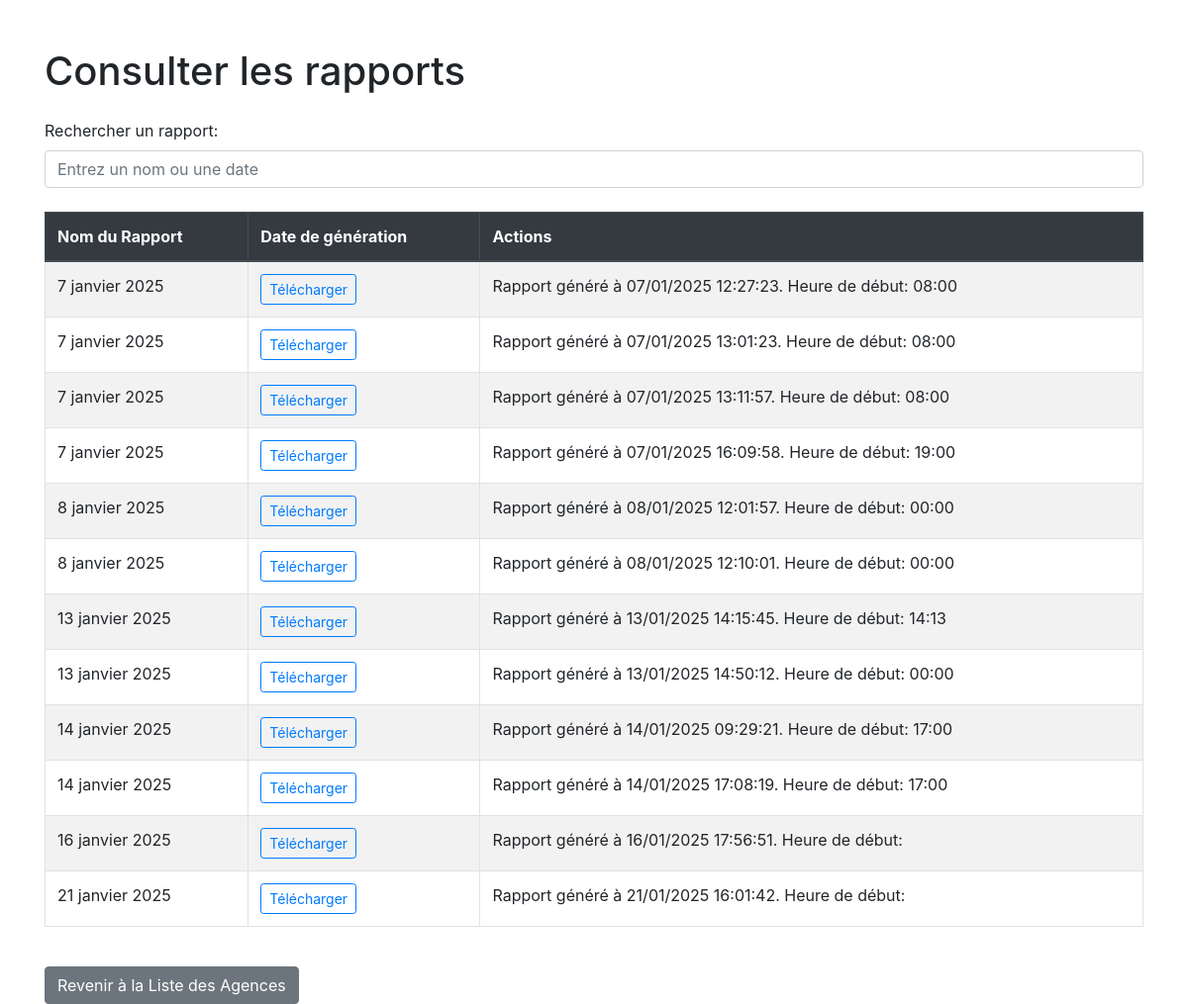
/agences/consulter_rapports, run on an earlier commit of the app's database.
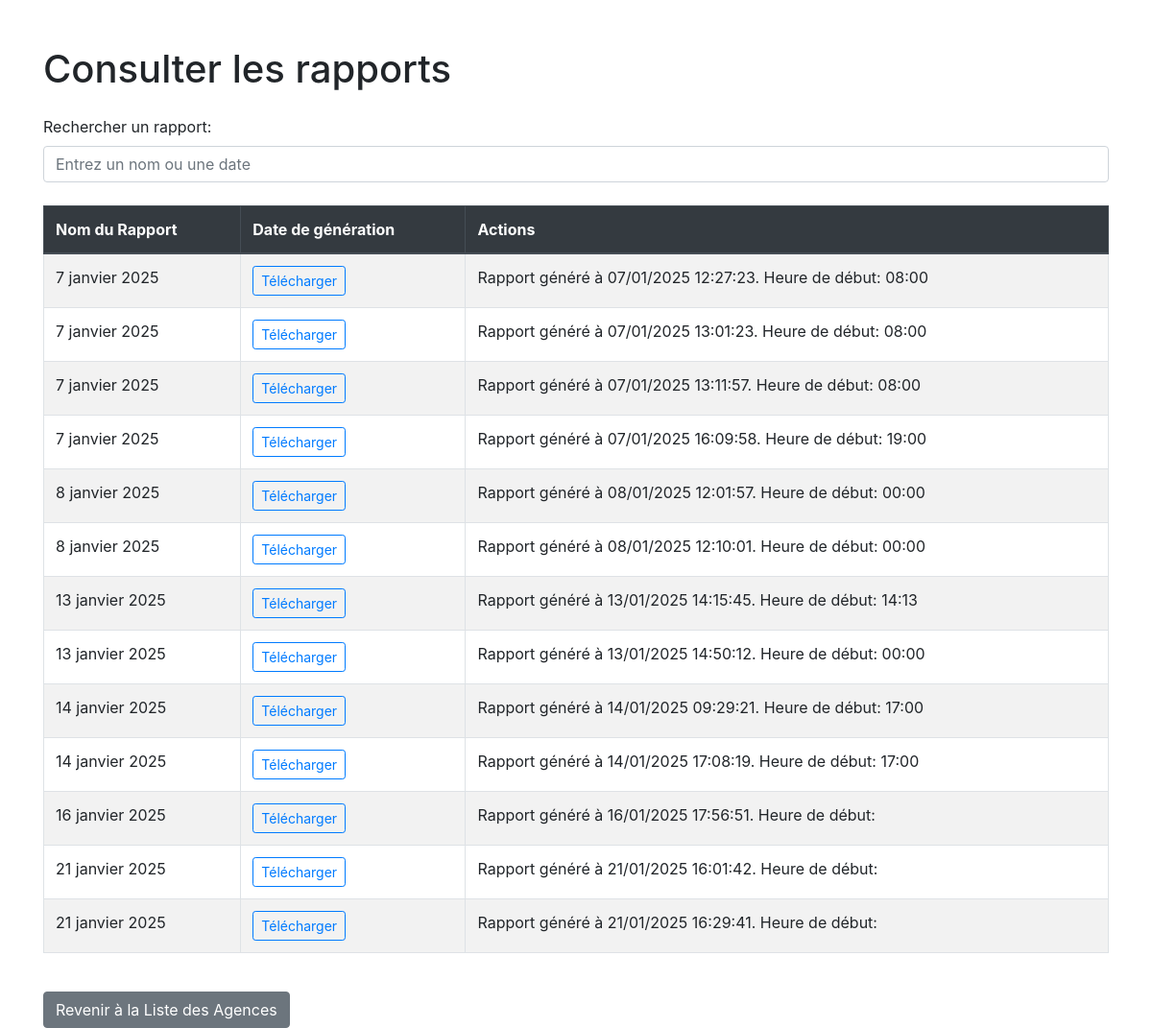
And on a later commit of the database.
### cloture/models.py (models this page shows, shortened)
class RapportAgence(models.Model):
    date = models.DateField()
    fichier_pdf = models.FileField(upload_to='rapports/', null=True, blank=True)
    observations = models.TextField(null=True, blank=True)

### cloture/views.py (the view)
# urls.py: path('agences/consulter_rapports', views.consulter_rapports, name='liste_rapports'),
def consulter_rapports(request):
    rapports = RapportAgence.objects.all()
    return render(request, 'cloture/consulter_rapports.html', {'rapports': rapports})

### cloture/templates/cloture/consulter_rapports.html (shortened to what this page needs)
<!DOCTYPE html>
<html lang="fr">
<head>
    <link href="https://stackpath.bootstrapcdn.com/bootstrap/4.5.2/css/bootstrap.min.css" rel="stylesheet" />
</head>
<body>
    <div class="container mt-5">
        <h1>Consulter les rapports</h1>
        <div class="form-group mt-4">
            <label for="searchInput">Rechercher un rapport:</label>
            <input type="text" class="form-control" id="searchInput" placeholder="Entrez un nom ou une date" />
        </div>
        {% if rapports %}
        <div class="table-responsive mt-4">
            <table class="table table-bordered table-striped" id="rapportTable">
                <thead class="thead-dark">
                    <tr>
                        <th>Nom du Rapport</th>
                        <th>Date de génération</th>
                        <th>Actions</th>
                    </tr>
                </thead>
                <tbody>
                    {% for rapport in rapports %}
                    <tr>
                        <td>{{ rapport.date }}</td>
                        <td>
                            {% if rapport.fichier_pdf %}
                                <a href="{{ rapport.fichier_pdf.url }}" class="btn btn-sm btn-outline-primary" target="_blank">Télécharger</a>
                            {% else %}
                                <span>Aucun fichier PDF disponible</span>
                            {% endif %}
                        </td>
                        <td>{{ rapport.observations }}</td>
                    </tr>
                    {% endfor %}
                </tbody>
            </table>
        </div>
        {% else %}
        <div class="alert alert-warning mt-4" role="alert">
            Aucun rapport disponible dans la base de données.
        </div>
        {% endif %}
        <a href="{% url 'liste_agences' %}" class="btn btn-secondary mt-4">Revenir à la Liste des Agences</a>
    </div>
</body>
</html>

What changed in the data, as far as the page shows it:
added RapportAgence: date "21 janvier 2025", observations "Rapport généré à 21/01/2025 16:29:41. Heure de début:"
